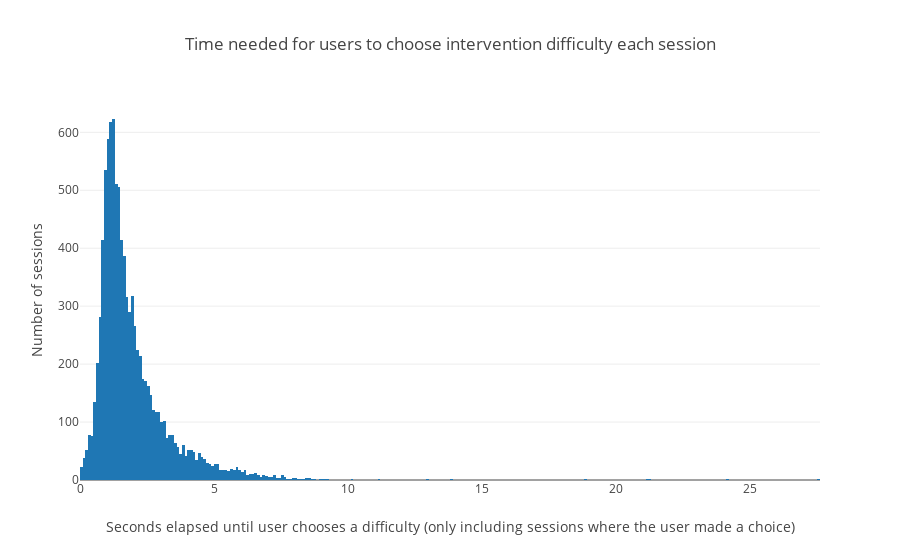

The notebook cell this image was saved under:
### Markdown cell above
First study: all users are in the 10-second countdown version of the interface. We vary the frequency with which they are shown the prompt. 4 conditions: shown prompt on 100% of visits, 50%, 25%, 0%.

Are there costs to asking what difficulty the user wants? (If there aren’t we can just ask every visit and declare mission accomplished)

The actual time cost is actually rather low, a mode of 1.2 seconds time to answer the question

### Code cell
from cost_utils_libs import plot_latency_for_all_users_nonrandom
plot_latency_for_all_users_nonrandom()

### Figure 1 — Plotly figure (JSON) as saved in the notebook; plotly's stock layout.template omitted (floating-point values rounded to 4 significant figures; data arrays with more than 128 entries replaced by an {"elided": "..."} marker saying what was removed)
{"data": [{"type": "histogram", "uid": "284b14cd-8a9f-43c3-880e-8cd2ca2e2614", "x": {"elided": "9574 float values"}}], "layout": {"title": {"text": "Time needed for users to choose intervention difficulty each session"}, "xaxis": {"title": {"text": "Seconds elapsed until user chooses a difficulty (only including sessions where the user made a choice)"}}, "yaxis": {"title": {"text": "Number of sessions"}}}}
